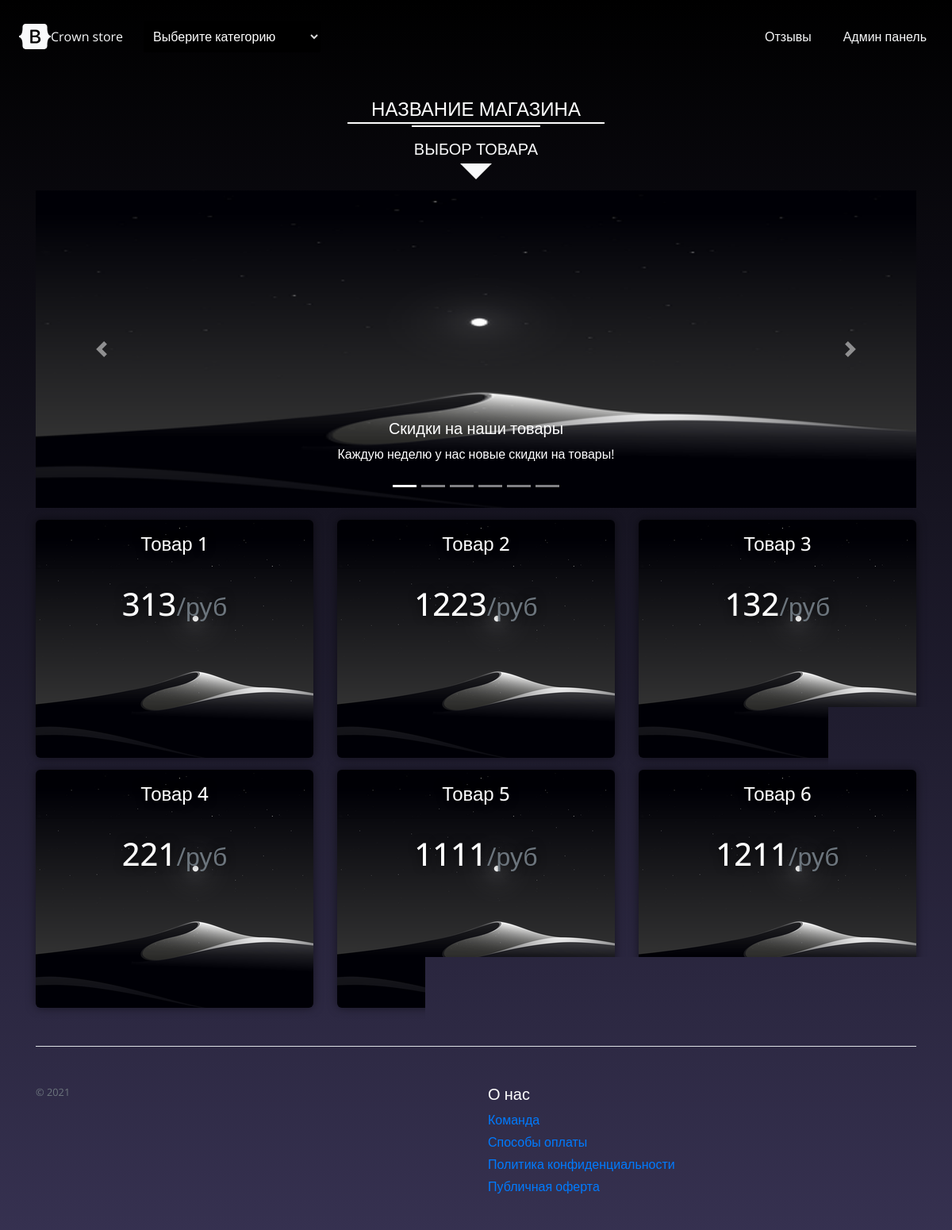
The page / on the database its author committed.
### main/models.py (models this page shows, shortened)
class Item(models.Model):
    title = models.TextField('Название предмета', null=False)
    price = models.IntegerField('Цена предмета', null=False)
    isActive = models.BooleanField('IsActive', default=True)
    text = models.TextField('Введите описание', null=False)
    category = models.CharField('Категория', max_length=300, choices = tuple((x.category, x.category) for x in Categories.objects.all()), default='Прочее')
    file = models.ImageField('Загрузить фото')
    class Meta:
        verbose_name = 'Товар'
        verbose_name_plural = 'Товары'

### main/views.py (the view)
# urls.py: path('', views.index),
def index(request):
    item = Item.objects.all()
    categories = Categories.objects.all()
    discount = Discount.objects.all()
    return render(request, 'index.html', {'data': item, 'category': categories, 'Discount': discount})

### main/templates/index.html (shortened to what this page needs)
{% extends 'base.html' %}
{% block admin %}
<a class="me-3 py-2 text-light text-decoration-none px-3" href="/admin">Админ панель</a>
{% endblock %}
{% block body %}
<div class="container">
  <div class="header-h1 text-dark text-center">
    <h1>Название магазина</h1>
  </div>
  <div class="header-h2 text-light">
    <h2>Выбор товара</h2>
  </div>
</div>
<br>
<main>
    <div id="carouselExampleCaptions" class="carousel slide" data-ride="carousel">
      <ol class="carousel-indicators">
        <li data-target="#carouselExampleCaptions" data-slide-to="0" class="active"></li>
        <li data-target="#carouselExampleCaptions" data-slide-to="1"></li>
        <li data-target="#carouselExampleCaptions" data-slide-to="2"></li>
        <li data-target="#carouselExampleCaptions" data-slide-to="3"></li>
        <li data-target="#carouselExampleCaptions" data-slide-to="4"></li>
        <li data-target="#carouselExampleCaptions" data-slide-to="5"></li>
      </ol>
      <div class="carousel-inner">
        <div class="carousel-item active">
          <img src="/static/img/night.jpg" width="800" height="400" class="d-block w-100">
          <div class="carousel-caption">
            <h5>Скидки на наши товары</h5>
            <p>Каждую неделю у нас новые скидки на товары!</p>
          </div>
        </div>
      </div>
      <a class="carousel-control-prev" href="#carouselExampleCaptions" role="button" data-slide="prev">
        <span class="carousel-control-prev-icon" aria-hidden="true"></span>
      </a>
      <a class="carousel-control-next" href="#carouselExampleCaptions" role="button" data-slide="next">
        <span class="carousel-control-next-icon" aria-hidden="true"></span>
      </a>
    </div>
    <div class="row row-cols-1 row-cols-md-3 mb-3 text-center">
      {% for el in data %}
      <a style="text-decoration:none" href="buy/{{ el.id }}">
      <div class="container">
        <div class="card night">
          <div class="card-header py-3">
            <h4 class="my-0 fw-normal">{{ el.title }}</h4>
          </div>
          <div class="card-body">
            <h1 class="card-title pricing-card-title">{{ el.price }}<small class="text-muted fw-light">/руб</small></h1>
          </div>
        </div>
      </div>
      </a>
      {% endfor %}
    </div>
</main>
{% endblock %}

### main/static/style.css (style rules this page uses)
.container { width: 100%; padding-right: 15px; padding-left: 15px; margin-right: auto; margin-left: auto; padding-top: 15px; }
.card { padding: 0; min-height: 300px; width: 100%; border: none; box-shadow: 0 0 1vw rgba(0,0,0,0.5); background-size: cover; border-radius: 0.5vw !important; color: white; font-weight: 600; text-shadow: 0px 0px 1vw rgba(0,0,0,0.7); }
html, body { min-height: 100vh; background: linear-gradient(#000000, #373252); background-repeat: no-repeat; background-attachment: fixed; padding: 0; margin: 0; font-family: 'Open Sans', sans-serif; }
body { color: #fff; }
.night { background-image: url("/static/img/night.jpg"); }
.header-h1 h1 { position: relative; padding-bottom: .5rem; font-size: 1.5rem; text-transform: uppercase; text-align: center; color: #ffffff; }
.header-h1 h1::before { content: ""; position: absolute; border-bottom: 2px solid #ffffff; bottom: .25rem; left: 50%; width: 30%; transform: translateX(-50%); }
.header-h1 h1::after { content: ""; position: absolute; border-bottom: 2px solid #ffffff; bottom: 0; left: 50%; width: 15%; transform: translateX(-50%); }
.header-h2 { position: relative; text-align: center; margin-bottom: .5rem; }
.header-h2 h2 { position: relative; display: inline-block; margin-bottom: 0; padding: 0.5rem 1rem; font-size: 1.25rem; text-transform: uppercase; }
.header-h2 h2::after { content: ""; position: absolute; left: 50%; bottom: -1.125rem; transform: translateX(-1.25rem); border-top: 1.25rem solid; border-left: 1.25rem solid transparent; border-right: 1.25rem solid transparent; }

### rows shown on the page
Item: title "Товар 1", price "313"
Item: title "Товар 2", price "1223"
Item: title "Товар 3", price "132"
Item: title "Товар 4", price "221"
Item: title "Товар 5", price "1111"
Item: title "Товар 6", price "1211"
